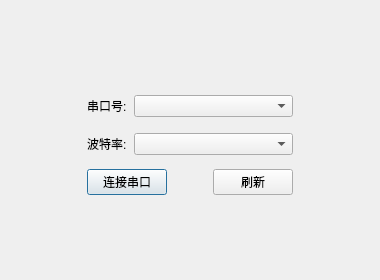
<?xml version="1.0" encoding="UTF-8"?>
<ui version="4.0">
 <class>SettingsDialog</class>
 <widget class="QDialog" name="SettingsDialog">
  <property name="geometry">
   <rect>
    <x>0</x>
    <y>0</y>
    <width>380</width>
    <height>280</height>
   </rect>
  </property>
  <property name="windowTitle">
   <string>串口配置</string>
  </property>
  <layout class="QGridLayout" name="gridLayout_2">
   <item row="0" column="1">
    <spacer name="verticalSpacer">
     <property name="orientation">
      <enum>Qt::Orientation::Vertical</enum>
     </property>
     <property name="sizeHint" stdset="0">
      <size>
       <width>20</width>
       <height>78</height>
      </size>
     </property>
    </spacer>
   </item>
   <item row="1" column="0">
    <spacer name="horizontalSpacer">
     <property name="orientation">
      <enum>Qt::Orientation::Horizontal</enum>
     </property>
     <property name="sizeHint" stdset="0">
      <size>
       <width>56</width>
       <height>20</height>
      </size>
     </property>
    </spacer>
   </item>
   <item row="1" column="1">
    <widget class="QWidget" name="widget" native="true">
     <layout class="QGridLayout" name="gridLayout" rowstretch="1,2" columnstretch="1,5">
      <property name="leftMargin">
       <number>0</number>
      </property>
      <property name="topMargin">
       <number>0</number>
      </property>
      <property name="rightMargin">
       <number>0</number>
      </property>
      <property name="bottomMargin">
       <number>0</number>
      </property>
      <property name="horizontalSpacing">
       <number>4</number>
      </property>
      <property name="verticalSpacing">
       <number>10</number>
      </property>
      <item row="0" column="0">
       <widget class="QLabel" name="label">
        <property name="text">
         <string>串口号: </string>
        </property>
       </widget>
      </item>
      <item row="0" column="1">
       <widget class="QComboBox" name="comboPort"/>
      </item>
      <item row="1" column="0">
       <widget class="QLabel" name="label_2">
        <property name="text">
         <string>波特率: </string>
        </property>
       </widget>
      </item>
      <item row="1" column="1">
       <widget class="QComboBox" name="comboBaud"/>
      </item>
     </layout>
    </widget>
   </item>
   <item row="1" column="2">
    <spacer name="horizontalSpacer_2">
     <property name="orientation">
      <enum>Qt::Orientation::Horizontal</enum>
     </property>
     <property name="sizeHint" stdset="0">
      <size>
       <width>56</width>
       <height>20</height>
      </size>
     </property>
    </spacer>
   </item>
   <item row="2" column="1">
    <layout class="QHBoxLayout" name="horizontalLayout">
     <item>
      <widget class="QPushButton" name="btnConnect">
       <property name="text">
        <string>连接串口</string>
       </property>
      </widget>
     </item>
     <item>
      <spacer name="horizontalSpacer_3">
       <property name="orientation">
        <enum>Qt::Orientation::Horizontal</enum>
       </property>
       <property name="sizeHint" stdset="0">
        <size>
         <width>40</width>
         <height>20</height>
        </size>
       </property>
      </spacer>
     </item>
     <item>
      <widget class="QPushButton" name="btnRefresh">
       <property name="text">
        <string>刷新</string>
       </property>
      </widget>
     </item>
    </layout>
   </item>
   <item row="3" column="1">
    <spacer name="verticalSpacer_2">
     <property name="orientation">
      <enum>Qt::Orientation::Vertical</enum>
     </property>
     <property name="sizeHint" stdset="0">
      <size>
       <width>20</width>
       <height>53</height>
      </size>
     </property>
    </spacer>
   </item>
  </layout>
 </widget>
 <resources/>
 <connections/>
</ui>
